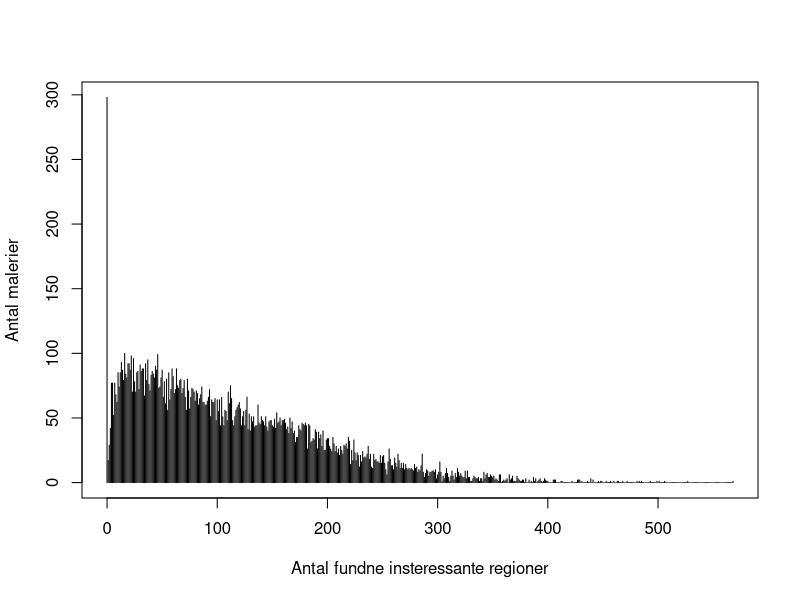
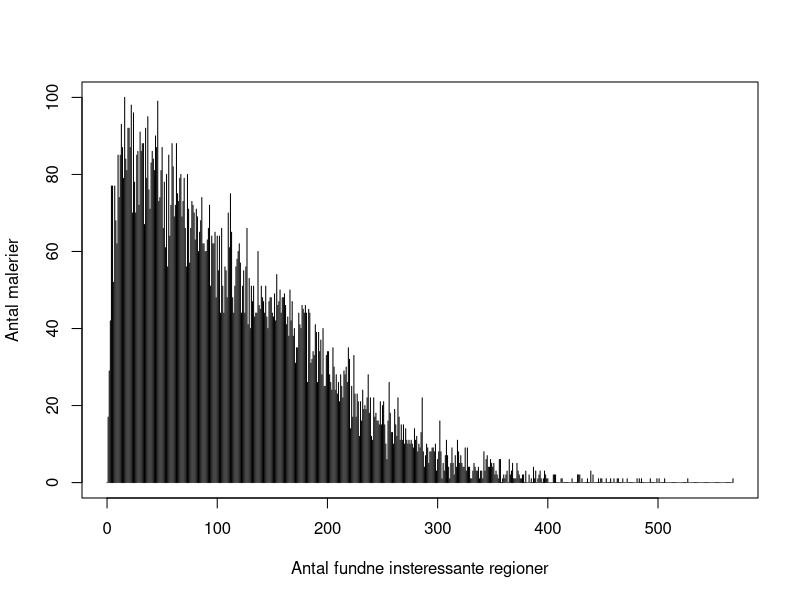
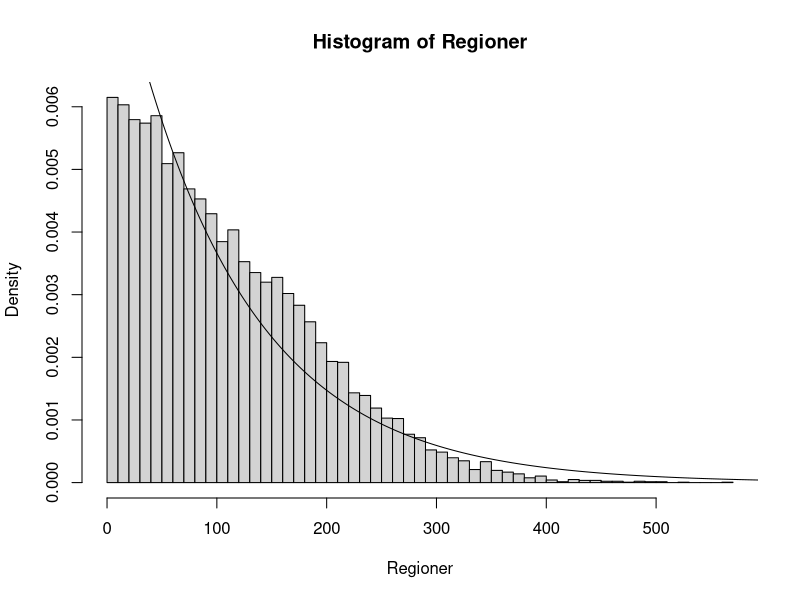
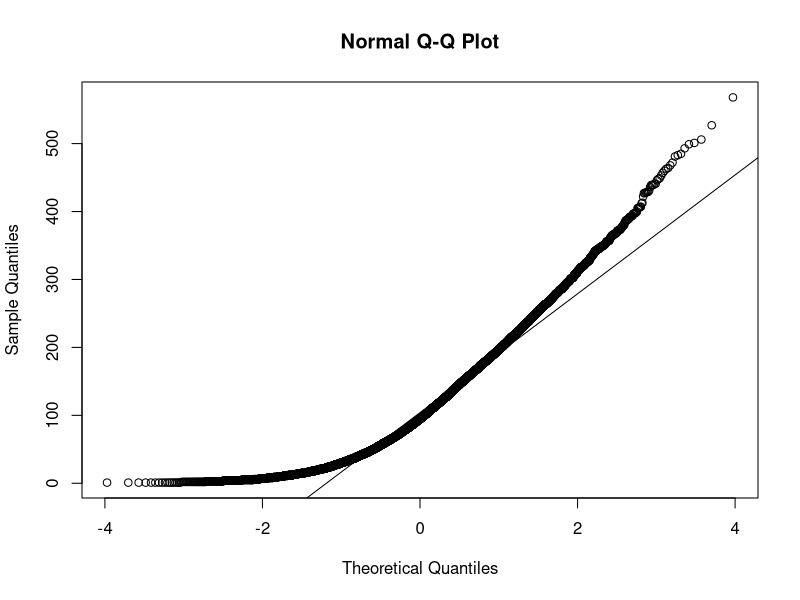
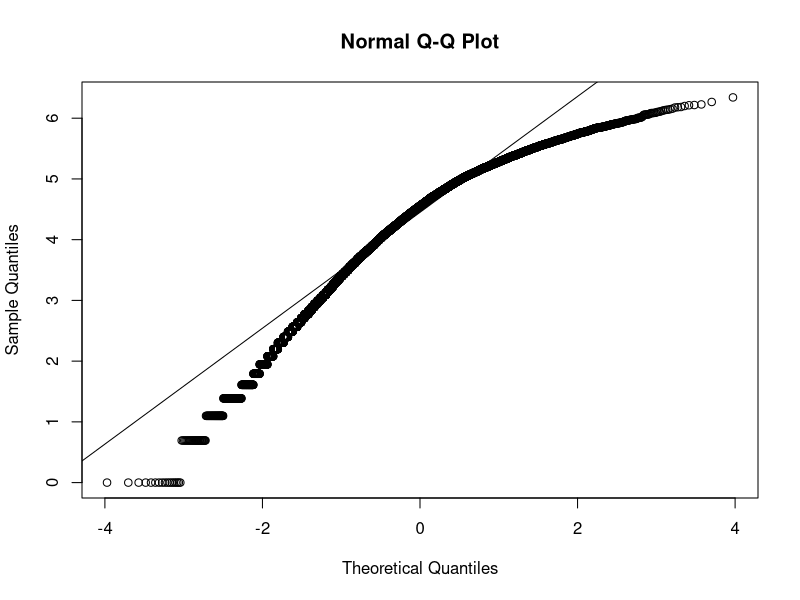

Write R code to recreate these figures, in order.
#!/usr/bin/env Rscript
#

d0 <- read.table("csv/totalRegions.csv", sep=",", header=TRUE);
prod = d0$interessante.regioner*d0$antal;
prob = prod/sum(prod);
#barplot(d0$antal,beside=TRUE, names=d0$interessante.regioner,cex.names=1)
#print("Middelværdi");
#print(mean(d0$antal));
#print("Standardafvigelse");
#print(sd(d0$antal));
print(sum(prod)/sum(d0$antal));

Regioner = c();
pos = 1;
start = 1;
for (i in d0$antal) {
    stop = start + i;
    s = seq(start, stop);
    for (j in s) {
        Regioner[j] = d0$interessante.regioner[pos];
    }
    pos = pos + 1;
    start = stop;
}
# Remove the last element
Regioner <- Regioner[1:length(Regioner) - 1];

print("Antal maleier");
print(sum(d0$antal));
print("Total regioner");
print(sum(prod));
print("Middelværdi");
print(mean(Regioner));
print("Standardafvigelse");
print(sd(Regioner));
t.test(Regioner);

# Plot
png("billeder/totalregions_var.png");
plot(d0$interessante.regioner, d0$antal, "h", ylab="Antal malerier", xlab="Antal fundne insteressante regioner");
dev.off();


# Plot
png("billeder/totalregions.png");
yval = seq(1,600);
d0$antal[1] = 0;
#fval <- sum(d0$antal)*dnorm(yval, mean=mean(Regioner), sd=sd(Regioner));
plot(d0$interessante.regioner, d0$antal, "h", ylab="Antal malerier", xlab="Antal fundne insteressante regioner");
#points(yval, fval, type="l");
dev.off();

#Regioner <- Regioner[299:length(Regioner)];
png("billeder/hist_totalregions.png");
hist(Regioner, nclass=50, prob=TRUE);
#barplot(prob, beside=TRUE,cex.names=1)
#plot(d0$interessante.regioner, prob, "h", ylab="Antal malerier", xlab="Antal fundne insteressante regioner");
#yval = seq(1,600);
fval <- dexp(yval, rate = 1/mean(Regioner), log = FALSE)
#fval <- dnorm(yval, mean=mean(Regioner), sd=sd(Regioner));
points(yval, fval, type="l");
dev.off();

Regioner <- Regioner[299:length(Regioner)];

png("billeder/qq_totalregions.png");
qqnorm(Regioner);
qqline(Regioner);
dev.off();

png("billeder/qq_log_totalregions.png");
qqnorm(log(Regioner));
qqline(log(Regioner));
dev.off();
